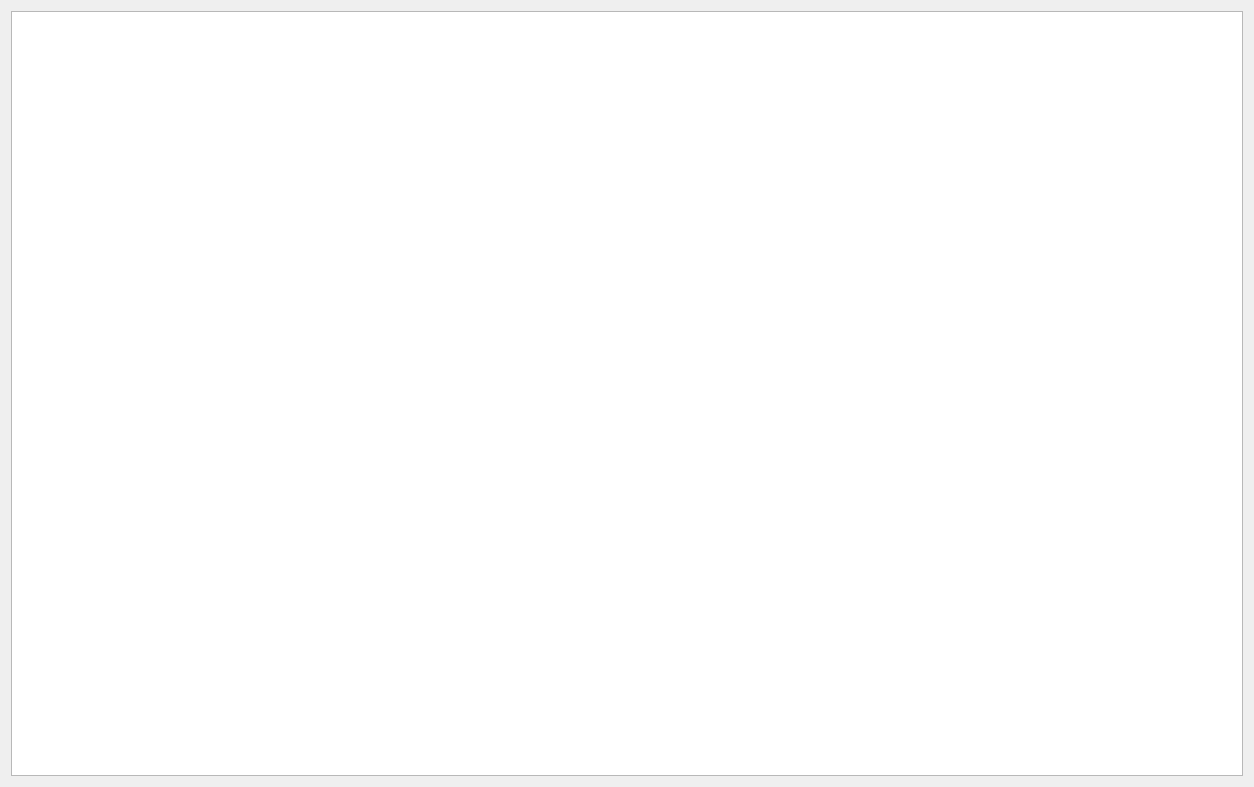
<?xml version="1.0" encoding="UTF-8"?>
<ui version="4.0">
 <class>Dialog</class>
 <widget class="QDialog" name="Dialog">
  <property name="geometry">
   <rect>
    <x>0</x>
    <y>0</y>
    <width>1254</width>
    <height>787</height>
   </rect>
  </property>
  <property name="windowTitle">
   <string>交卷</string>
  </property>
  <layout class="QHBoxLayout" name="horizontalLayout">
   <item>
    <widget class="QTextBrowser" name="textBrowser">
     <property name="font">
      <font>
       <pointsize>14</pointsize>
      </font>
     </property>
    </widget>
   </item>
  </layout>
 </widget>
 <resources/>
 <connections/>
</ui>
